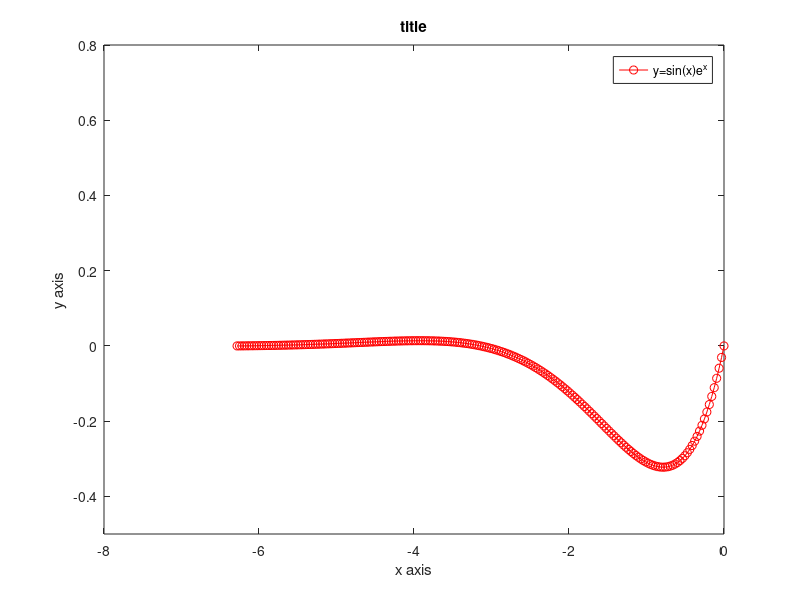

MATLAB code to generate this figure:
x = linspace(-2*pi, 0, 200);
y = sin(x).*exp(x);

plot(x,y,"o-r")
axis([-8 0 -0.5 0.8])
ylabel('y axis')
xlabel('x axis')
legend('y=sin(x)e^x')
title('title')
